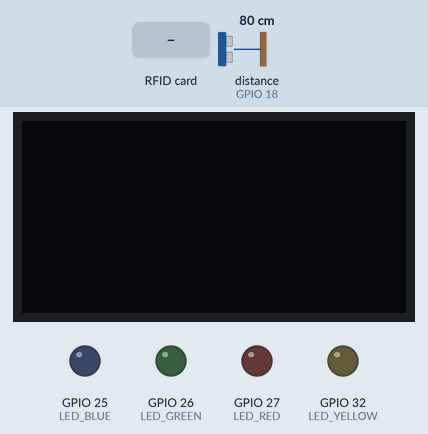
A sketch run on a simulated ESP32. On the bench: 128×64 one-colour display, output pins drawn as LEDs (lit = HIGH). Wiring (inferred from the names in the program): ultrasonic range finder: trigger GPIO 5; echo GPIO 18. The inputs (shaded band) are chosen by the test bench; at power-on: distance to the obstacle (sensor on GPIO 18) 80 cm. The echo pulse lasts 58.3 µs per cm; WiFi joins after 1.5 s; servers stay silent unless stated; uploads are accepted with an empty reply; the local clock reads 2024-03-15 10:24:30 at power-on unless the sketch sets it; pins used as bus, display or sensor lines are not drawn; what the sketch prints to the serial monitor is not drawn.

Above: at 2.8 s.
2.9 s: distance to the obstacle (sensor on GPIO 18) set to 53 cm
5.4 s: distance to the obstacle (sensor on GPIO 18) set to 48 cm
At 6.6 s:
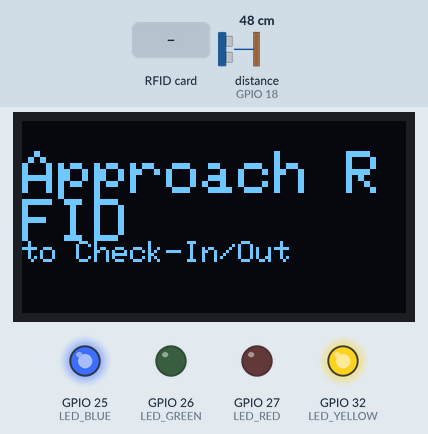
8.4 s: distance to the obstacle (sensor on GPIO 18) set to 60 cm
At 9.1 s:
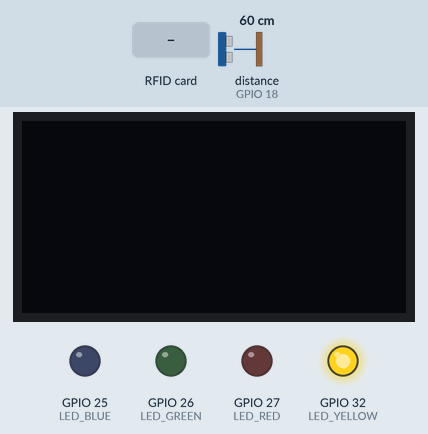
11.4 s: distance to the obstacle (sensor on GPIO 18) set to 2 cm
At 12.6 s:
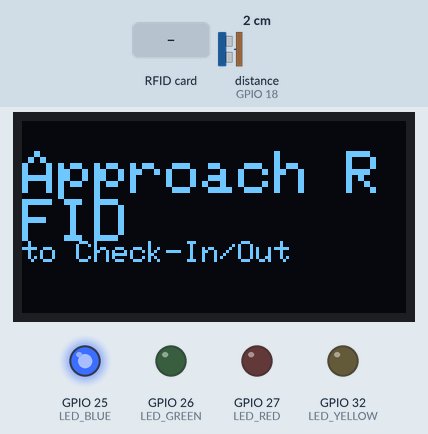
14.4 s: RFID card A3 84 72 0D held to the reader
At 16.5 s:
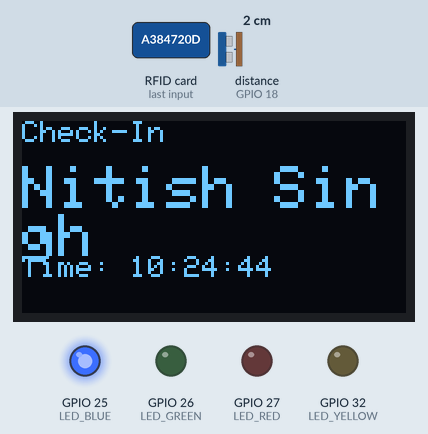
16.8 s: RFID card 23 05 DE 11 held to the reader
At 18.6 s:
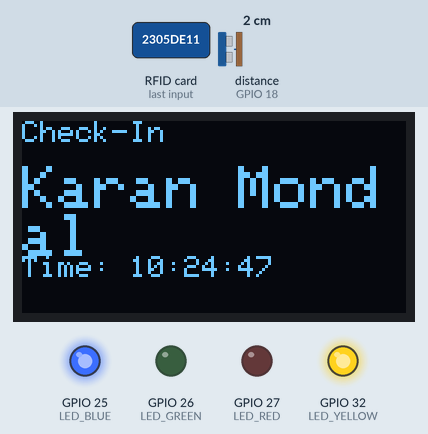
Timing chart, 0 to 20.8 s (numbered marks = the images above; inputs shaded):
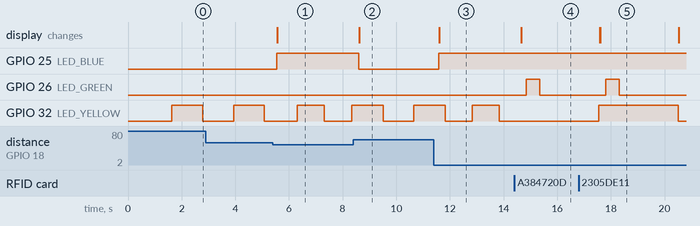

Measured:
- the behaviour switches between 51 and 50 cm on distance to the obstacle (sensor on GPIO 18) (found by bisection; images 0 and 1)
- after the input at 5.4 s, GPIO 25 (LED_BLUE): LOW → HIGH after 0.14 s; the display: changes after 0.17 s (image 1)
- after the input at 8.4 s, GPIO 25 (LED_BLUE): HIGH → LOW after 0.19 s; the display: changes after 0.22 s (image 2)
- after the input at 11.4 s, GPIO 25 (LED_BLUE): LOW → HIGH after 0.17 s; the display: changes after 0.20 s (image 3)
- after the input at 14.4 s, GPIO 26 (LED_GREEN): LOW → HIGH after 0.45 s, → LOW 0.50 s later; GPIO 32 (LED_YELLOW): stays LOW (without the input it goes to HIGH after 0.44 s); the display: changes after 0.25 s (image 4)
- after the input at 16.8 s, GPIO 26 (LED_GREEN): LOW → HIGH after 1.0 s, → LOW 0.50 s later; the display: first differs from a run without the input after 0.81 s (image 5)

The sketch:

full_final_pokemon.ino
```cpp
// ---------------- Include Libraries ----------------
#include <WiFi.h>
#include <Wire.h>
#include <SPI.h>
#include <Adafruit_GFX.h>
#include <Adafruit_SSD1306.h>
#include <MFRC522.h>
#include "time.h"
#include <HTTPClient.h>

// ---------------- WiFi ----------------
char ssid[] = "Your SSID";
char pass[] = "Your PASS";

// ---------------- NTP / IST ----------------
const char* ntpServer = "time.google.com";
const long  gmtOffset_sec = 5*3600 + 1800;
const int daylightOffset_sec = 0;

// ---------------- OLED ----------------
#define SCREEN_WIDTH 128
#define SCREEN_HEIGHT 64
#define OLED_RESET -1
#define OLED_SDA 21
#define OLED_SCL 22
Adafruit_SSD1306 display(SCREEN_WIDTH, SCREEN_HEIGHT, &Wire, OLED_RESET);

// ---------------- RFID ----------------
#define RST_PIN 4
#define SS_PIN 15
MFRC522 mfrc522(SS_PIN, RST_PIN);

// ---------------- Ultrasonic ----------------
#define TRIG_PIN 5
#define ECHO_PIN 18
#define PRESENCE_DISTANCE 50  // cm threshold for user presence

// ---------------- LEDs ----------------
#define LED_BLUE 25
#define LED_GREEN 26
#define LED_RED 27
#define LED_YELLOW 32

unsigned long previousMillis = 0;
const long heartbeatInterval = 1000; // 1-second blink for yellow LED

// ---------------- MongoDB REST API ----------------
const char* serverURL = "MONGO API";

// ---------------- Users ----------------
struct User {
  byte uid[10];
  byte uidSize;
  const char* name;
  bool checkedIn;
};

User users[] = {
  {{0xA3,0x84,0x72,0x0D}, 4, "Nitish Singh", false},
  {{0x23,0x05,0xDE,0x11}, 4, "Karan Mondal", false}
};
const int NUM_USERS = sizeof(users)/sizeof(users[0]);

// ---------------- Setup ----------------
void setup() {
  Serial.begin(115200);

  pinMode(TRIG_PIN, OUTPUT);
  pinMode(ECHO_PIN, INPUT);
  pinMode(LED_BLUE, OUTPUT);
  pinMode(LED_GREEN, OUTPUT);
  pinMode(LED_RED, OUTPUT);
  pinMode(LED_YELLOW, OUTPUT);

  Wire.begin(OLED_SDA, OLED_SCL);
  display.begin(SSD1306_SWITCHCAPVCC, 0x3C);
  display.clearDisplay();
  display.setTextColor(SSD1306_WHITE);
  display.display();

  SPI.begin(14,12,13,SS_PIN);
  mfrc522.PCD_Init();

  // ---------------- Wi-Fi ----------------
  WiFi.begin(ssid, pass);
  Serial.print("Connecting to WiFi");
  int retryCount = 0;
  while (WiFi.status() != WL_CONNECTED && retryCount < 20) {
    delay(500);
    Serial.print(".");
    retryCount++;
  }
  if(WiFi.status() == WL_CONNECTED){
    Serial.println("WiFi connected");
    configTime(gmtOffset_sec, daylightOffset_sec, ntpServer);
  } else {
    Serial.println("WiFi connection failed!");
  }

  displayDefault();  // Show "4-Pokemons" on startup
}

// ---------------- Loop ----------------
void loop() {
  // Heartbeat LED
  unsigned long currentMillis = millis();
  if(currentMillis - previousMillis >= heartbeatInterval){
    previousMillis = currentMillis;
    digitalWrite(LED_YELLOW, !digitalRead(LED_YELLOW)); // Toggle heartbeat
  }

  long distance = getDistance();

  // Presence LED
  if(distance > 0 && distance <= PRESENCE_DISTANCE) digitalWrite(LED_BLUE, HIGH);
  else digitalWrite(LED_BLUE, LOW);

  if(distance > 0 && distance <= PRESENCE_DISTANCE) { // User detected
    displayMessage("Approach RFID", "to Check-In/Out");

    // Check for RFID card
    if (mfrc522.PICC_IsNewCardPresent() && mfrc522.PICC_ReadCardSerial()) {
      int userIndex = checkUID(mfrc522.uid.uidByte, mfrc522.uid.size);
      if(userIndex >= 0){
        handleUser(userIndex, distance);
        digitalWrite(LED_GREEN, HIGH); // Success LED
        delay(500);
        digitalWrite(LED_GREEN, LOW);
      } else {
        displayMessage("RFID Error","Try Again");
        digitalWrite(LED_RED, HIGH); // Error LED
        delay(500);
        digitalWrite(LED_RED, LOW);
      }
      mfrc522.PICC_HaltA();
      delay(2000);
    }
  } else {
    displayDefault();  // Default display
  }

  delay(200); // Stabilize readings
}

// ---------------- Functions ----------------
long getDistance() {
  digitalWrite(TRIG_PIN, LOW); delayMicroseconds(2);
  digitalWrite(TRIG_PIN, HIGH); delayMicroseconds(10);
  digitalWrite(TRIG_PIN, LOW);
  long duration = pulseIn(ECHO_PIN, HIGH, 20000);
  long distance = (duration * 0.0343)/2;
  if(duration==0) return -1;
  return distance;
}

int checkUID(byte* uid, byte size) {
  for(int i=0;i<NUM_USERS;i++){
    if(size==users[i].uidSize){
      bool match=true;
      for(int j=0;j<size;j++) if(uid[j]!=users[i].uid[j]) match=false;
      if(match) return i;
    }
  }
  return -1;
}

void handleUser(int index, long distance){
  String action;
  if(!users[index].checkedIn){ users[index].checkedIn=true; action="Check-In"; }
  else { users[index].checkedIn=false; action="Check-Out"; }

  // IST Time
  struct tm timeinfo;
  int timeRetry = 0;
  while(!getLocalTime(&timeinfo) && timeRetry < 5){
    Serial.println("Waiting for NTP time...");
    delay(1000);
    timeRetry++;
  }
  char timeStr[16];
  if(getLocalTime(&timeinfo)) strftime(timeStr,sizeof(timeStr),"%H:%M:%S",&timeinfo);
  else strcpy(timeStr,"00:00:00");

  // Serial debug
  Serial.println("------ User Scan ------");
  Serial.print("User: "); Serial.println(users[index].name);
  Serial.print("Action: "); Serial.println(action);
  Serial.print("Time: "); Serial.println(timeStr);
  Serial.print("Distance: "); Serial.println(distance);
  Serial.println("-----------------------");

  // OLED
  displayUserMessage(action, users[index].name, String(timeStr));

  // Send to MongoDB REST API
  sendToMongo(users[index].name, action, String(timeStr), distance);
}

void displayMessage(String line1,String line2){
  display.clearDisplay();
  display.setTextSize(2); display.setCursor(0,10); display.println(line1);
  display.setTextSize(1); display.setCursor(0,40); display.println(line2);
  display.display();
}

void displayUserMessage(String action,String user,String timeStr){
  display.clearDisplay();
  display.setTextSize(1); display.setCursor(0,0); display.println(action);
  display.setTextSize(2); display.setCursor(0,15); display.println(user);
  display.setTextSize(1); display.setCursor(0,45); display.print("Time: "); display.println(timeStr);
  display.display();
}

void displayDefault(){
  display.clearDisplay();
  display.setTextSize(2);
  display.setCursor(0,0);
  display.println("");
  display.display();
}

void sendToMongo(String user,String action,String time,long distance){
  if(WiFi.status()!=WL_CONNECTED){
    Serial.println("WiFi not connected, cannot send data to MongoDB");
    return;
  }

  const int maxRetries = 3;
  int attempt = 0;
  bool sent = false;

  while(attempt < maxRetries && !sent){
    HTTPClient http;
    Serial.print("Attempt "); Serial.print(attempt+1);
    Serial.print(" connecting to: "); Serial.println(serverURL);
    http.begin(serverURL);
    http.addHeader("Content-Type","application/json");
    String payload="{\"user\":\""+user+"\",\"action\":\""+action+"\",\"time\":\""+time+"\",\"distance\":"+String(distance)+"}";
    int code = http.POST(payload);

    if(code>0){
      Serial.println("Data sent to MongoDB successfully");
      sent = true;
    } else {
      Serial.print("Error sending data (HTTP code): "); Serial.println(code);
      Serial.println("Retrying in 2 seconds...");
      delay(2000);
      attempt++;
    }

    http.end();
  }

  if(!sent){
    Serial.println("Failed to send data after 3 attempts. Data lost.");
  }
}
```
